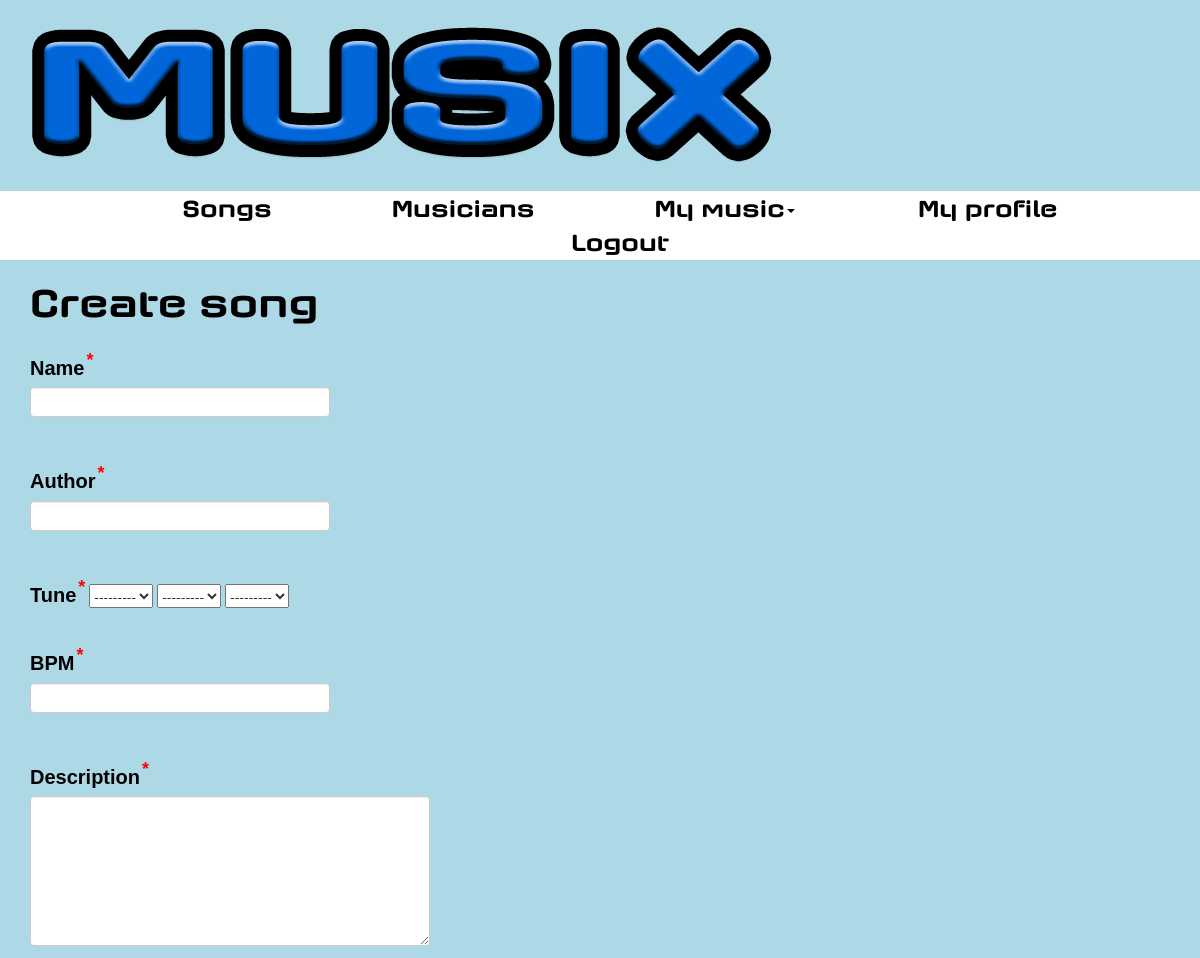
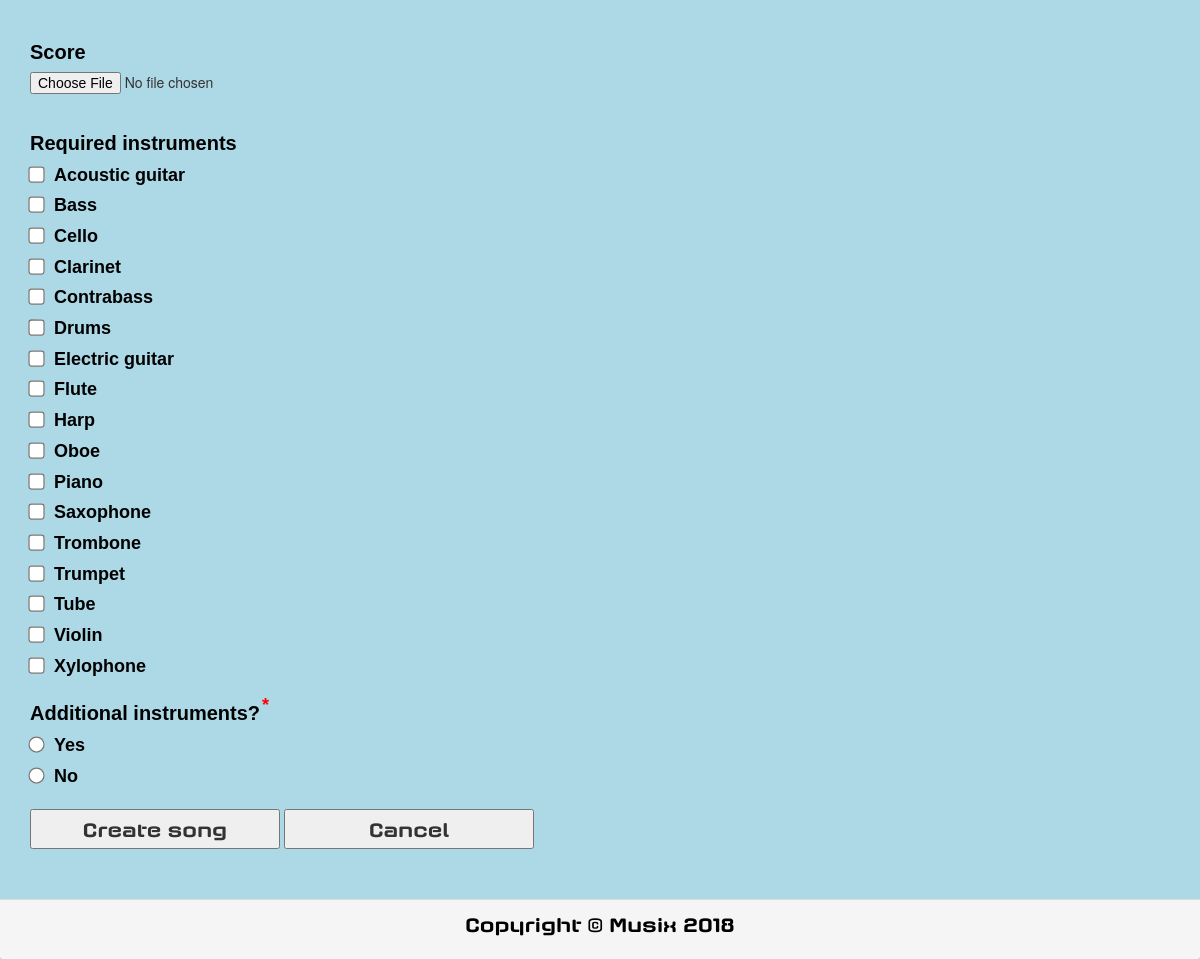
Screenshot of /createSong (signed in) with the database file from the repository (2 pictures, top to bottom).
### main/models.py (models this page shows)
class Instrument(models.Model):
    name = models.CharField(max_length=100, blank=False)
    image = models.ImageField(blank=False, upload_to='instruments')

### main/views/song.py (the view)
# urls.py: url(r'^createSong', views.create_song, name='createSong'),
@login_required(login_url='/login.html')
def create_song(request):
    try:
        musician = request.user.musician
    except ObjectDoesNotExist:
        raise PermissionDenied
    if not musician.premium:
        raise PermissionDenied
    instruments = Instrument.objects.all()
    if request.method == 'POST':
        form = SongForm(request.POST)
        if form.is_valid():
            name = form.cleaned_data['name']
            author = form.cleaned_data['author']
            tune = form.cleaned_data['tune']
            accidental = form.cleaned_data['accidental']
            tonality = form.cleaned_data['tonality']
            bpm = form.cleaned_data['bpm']
            description = form.cleaned_data['description']
            score = form.cleaned_data['score']
            required_instruments = form.cleaned_data['requiredInstruments']
            additional_instruments = form.cleaned_data['additionalInstruments']
            creator = musician
            service.create_song(name, author, tune, accidental, tonality, bpm,
                                description, score, required_instruments,
                                additional_instruments, creator)
            return redirect('mySongs.html')
    else:
        form = SongForm()
    return render(request, 'createSong.html', {'form': form,
                                               'instruments': instruments})

### main/forms.py
class SongForm(forms.ModelForm):
    class Meta:
        model = Song
        fields = ('name', 'author', 'tune', 'accidental', 'tonality', 'bpm',
                  'description', 'score', 'additionalInstruments',
                  'requiredInstruments')

### templates/createSong.html (shortened to what this page needs)
{% include "base.html" %}
{% load static %}
<link type="text/css" rel="stylesheet" href="{% static "css/createSong.css" %}"/>
<div>
    {% include "header.html" %}
</div>
<div>
    {% include "menu.html" %}
</div>
<div>
    <h1 id="titleSong">Create song</h1>
</div>
<div>
    <form method="post" enctype="multipart/form-data" action="">
        <div class="form-group">
            <label for="id_name">Name<sup class="sp">*</sup></label>
            <input type="text" name="name" id="id_name" class="form-control" required>
        </div>
        <br />
        <div class="form-group">
            <label for="id_author">Author<sup class="sp">*</sup></label>
            <input type="text" name="author" id="id_author" class="form-control" required>
        </div>
        <br />
        <div class="form-group">
            <label for="id_tune">Tune<sup class="sp">*</sup></label>
            {{ form.tune }}
            {{ form.accidental }}
            {{ form.tonality }}
        </div>
        <br />
        <div class="form-group">
            <label for="id_bpm">BPM<sup class="sp">*</sup></label>
            <input type="number" name="bpm" id="id_bpm" class="form-control" required>
        </div>
        <br />
        <div class="form-group">
            <label for="id_description">Description<sup class="sp">*</sup></label>
            <textarea name="description" id="id_description" class="form-control" required></textarea>
        </div>
        <br />
        <div class="form-group">
            <label for="id_score">Score</label>
            <input type="file" name="score" id="id_score">
        </div>
        <br />
        <div class="form-group">
            <label>Required instruments</label>
            <br />
            {% for i in instruments %}
                <input type="checkbox" id="id_requiredInstruments" name="requiredInstruments" value="{{ i.id }}">
                    <label id="nameInstrument" for="id_requiredInstruments">{{ i.name }}</label>
                <br />
            {% endfor %}
        </div>
        <div class="form-group">
            <label for="id_additionalInstruments">Additional instruments?<sup class="sp">*</sup></label>
            <br />
            <input type="radio" id="id_additionalInstruments" name="additionalInstruments" value="True">
            <label id="yesornot">Yes</label>
            <br />
            <input type="radio" id="id_additionalInstruments" name="additionalInstruments" value="False">
            <label id="yesornot">No</label>
        </div>
        <input type="submit" value="Create song" id="buttonCreateSong" />
        <input type="button" value="Cancel" id="buttonCancel" onclick="location.href='/mySongs'"/>
    </form>
</div>
<div>
    {% include "footer.html" %}
</div>

### main/static/css/creative.css (style rules this page uses)
body, html { width: 100%; height: 100%; }
body { font-family: 'Merriweather', 'Helvetica Neue', Arial, sans-serif; }
h1, h2, h3, h4, h5, h6 { font-family: 'Open Sans', 'Helvetica Neue', Arial, sans-serif; }

### main/static/css/base.css (style rules this page uses)
body { background-color: lightblue; }

### main/static/css/createSong.css (style rules this page uses)
#titleSong { font-family: "Axaxax Rg"; font-size: 40px; color: black; margin-left: 30px; }
form { text-align: left; margin-top: 30px; margin-left: 30px; }
label { font-family: "Arial"; font-size: 20px; color: black; }
.sp { color: red; font-size: 18px; margin-left: 2px; }
#id_name, #id_author, #id_bpm { width: 300px; height: 30px; margin-bottom: 30px; }
#id_description { width: 400px; height: 150px; margin-bottom: 30px; }
input[type=checkbox] { transform: scale(1.25); }
input[type=radio] { transform: scale(1.25); }
#nameInstrument, #yesornot { font-family: "Arial"; font-size: 18px; margin-left: 7px; }
#buttonCreateSong, #buttonCancel { width: 250px; height: 40px; font-family: "Axaxax Rg"; font-size: 20px; }

### rows the page displays
Instrument: name "Acoustic guitar"
Instrument: name "Bass"
Instrument: name "Cello"
Instrument: name "Clarinet"
Instrument: name "Contrabass"
Instrument: name "Drums"
Instrument: name "Electric guitar"
Instrument: name "Flute"
Instrument: name "Harp"
Instrument: name "Oboe"
Instrument: name "Piano"
Instrument: name "Saxophone"
Instrument: name "Trombone"
Instrument: name "Trumpet"
Instrument: name "Tube"
Instrument: name "Violin"
Instrument: name "Xylophone"
